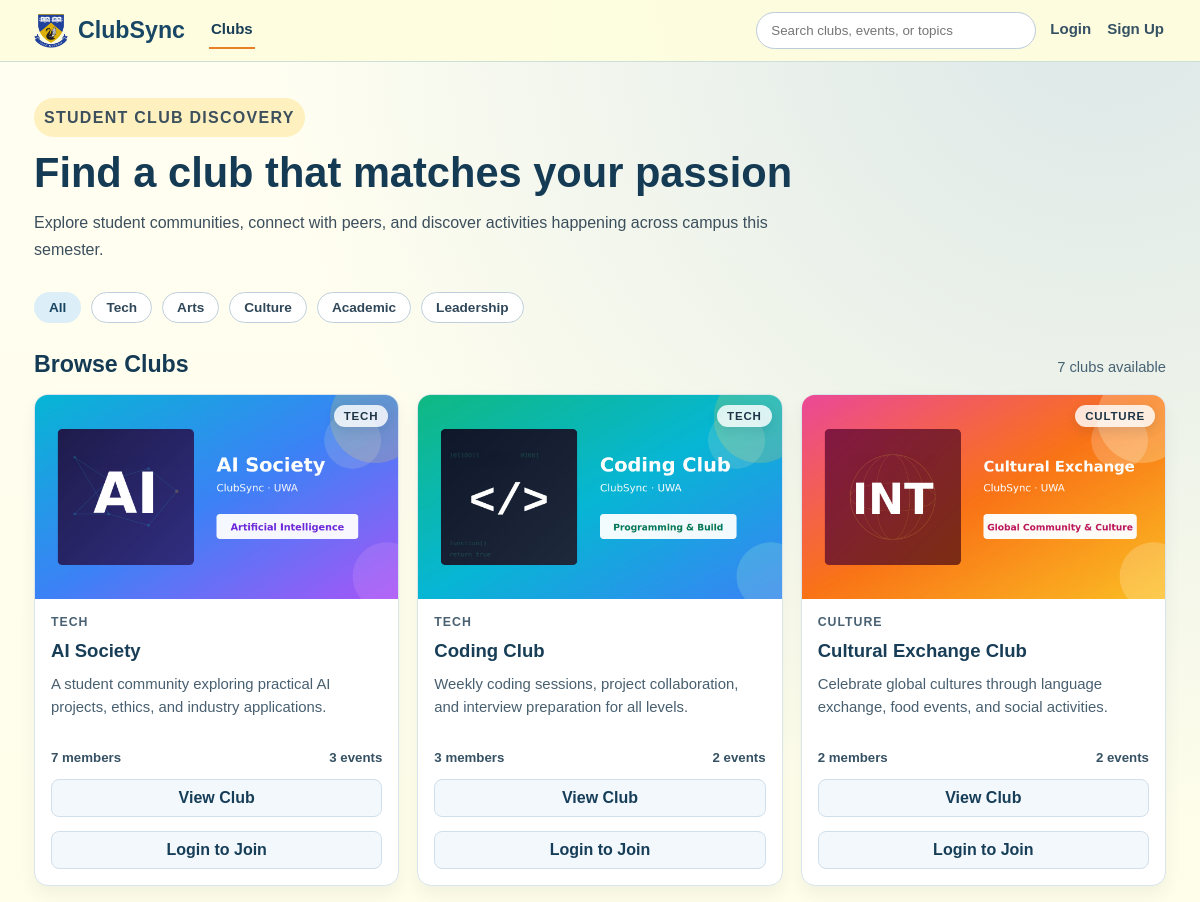
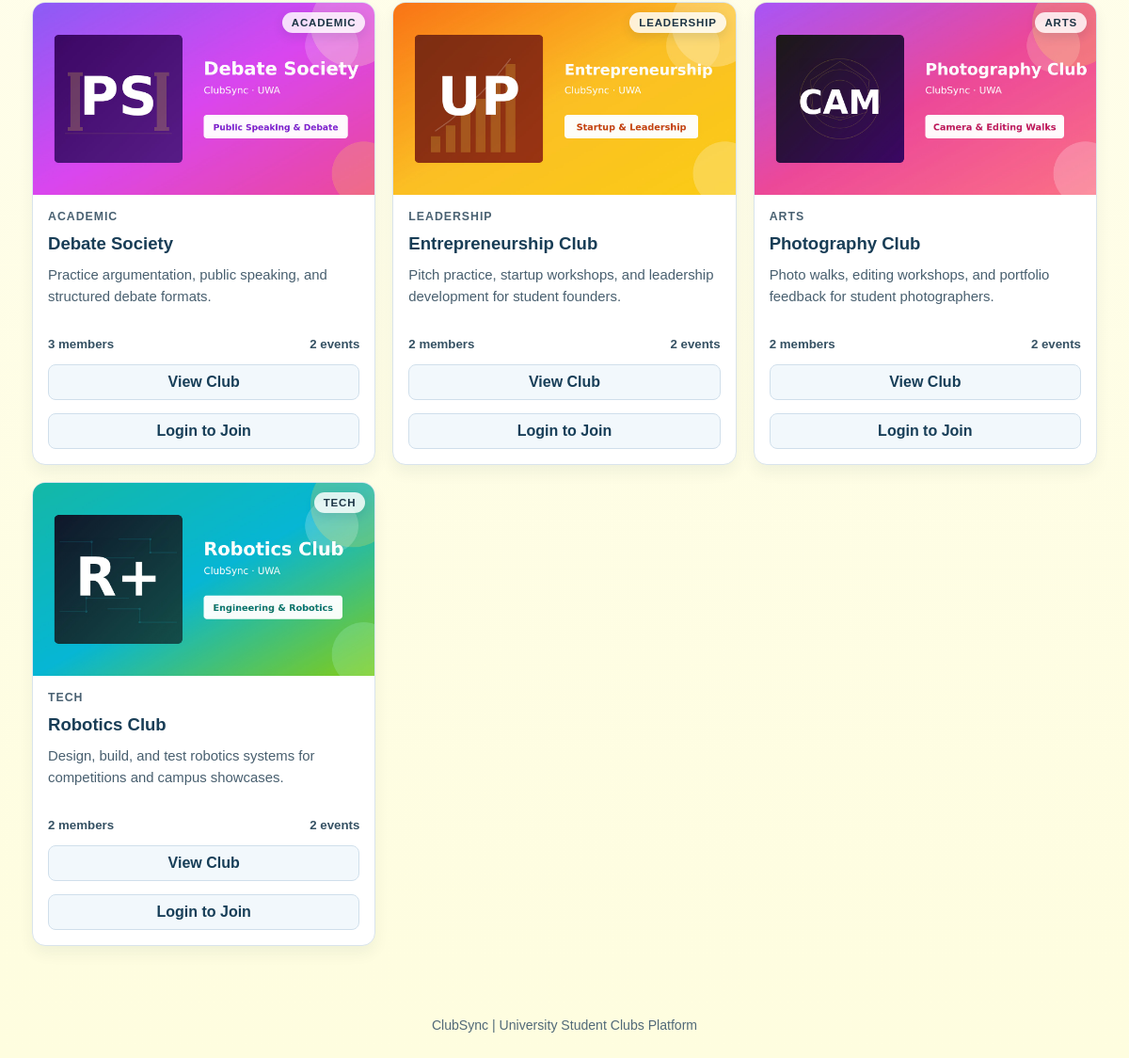
Page /clubs on the committed database (2 pictures, top to bottom).
### models/club.py (models this page shows)
class Club(db.Model):
    __tablename__ = "clubs"
    id = db.Column(db.Integer, primary_key=True)
    name = db.Column(db.String(100), nullable=False)
    description = db.Column(db.Text, nullable=False)
    category = db.Column(db.String(50), nullable=True)
    image_path = db.Column(db.String(255), nullable=True)
    events = db.relationship("Event", backref="club", cascade="all, delete")
    memberships = db.relationship("Membership", backref="club", cascade="all, delete")

### routes/clubs.py (the view)
@clubs_bp.route("/clubs")
def clubs():
    requested_category = request.args.get("category", "All", type=str).strip()
    selected_category = (
        requested_category if requested_category in CLUB_CATEGORIES else "All"
    )
    clubs_query = Club.query
    if selected_category != "All":
        clubs_query = clubs_query.filter(Club.category == selected_category)
    clubs_list = clubs_query.order_by(Club.name.asc()).all()
    current_user = _get_current_user()
    member_club_ids = _member_club_ids_for_user(current_user.id if current_user else None)
    club_summaries = []
    for club in clubs_list:
        events = sorted(club.events, key=lambda club_event: club_event.id)
        club_summaries.append(
            {
                "club": club,
                "member_count": len(club.memberships),
                "event_count": len(events),
                "is_member": club.id in member_club_ids,
            }
        )
    return render_template(
        "club_list.html",
        club_summaries=club_summaries,
        categories=CLUB_CATEGORIES,
        selected_category=selected_category,
    )

### app.py (called while the page is built)
@app.context_processor
def inject_navbar_access():
    user_id = session.get("user_id")
    user_is_admin = False
    if user_id:
        user = db.session.get(User, user_id)
        user_is_admin = bool(user and user.is_admin)
    return {
        "navbar_can_access_admin": bool(
            session.get("admin_logged_in") or user_is_admin
        )
    }

### routes/clubs.py (called while the page is built, shortened)
def _get_current_user():
    user_id = session.get("user_id")
    if not user_id:
        return None

def _member_club_ids_for_user(user_id):
    if not user_id:
        return set()
    memberships = Membership.query.filter_by(user_id=user_id).all()
    return {membership.club_id for membership in memberships}

### templates/club_list.html (shortened to what this page needs)
<!DOCTYPE html>
<html lang="en">
<head>
    <link rel="stylesheet" href="{{ url_for('static', filename='css/styles.css') }}">
    <link rel="stylesheet" href="{{ url_for('static', filename='css/alerts.css') }}">
    <link rel="stylesheet" href="{{ url_for('static', filename='css/club_list.css') }}">
</head>
<body class="clubs-page">
{% set active_page = 'clubs' %}
{% include "_site_header.html" %}
<main class="clubs-main">
    <section class="clubs-hero">
        <p class="clubs-kicker">Student Club Discovery</p>
        <h1>Find a club that matches your passion</h1>
        <p>
            Explore student communities, connect with peers, and discover activities happening across campus this semester.
        </p>
    </section>
    <section class="clubs-filter-row" aria-label="Club categories">
        {% for category in categories %}
            {% if category == 'All' %}
                {% set category_link = url_for('clubs.clubs') %}
            {% else %}
                {% set category_link = url_for('clubs.clubs', category=category) %}
            {% endif %}
            <a href="{{ category_link }}" class="filter-chip{% if selected_category == category %} active{% endif %}">
                {{ category }}
            </a>
        {% endfor %}
    </section>
    <section class="clubs-listing" aria-label="Club list">
        <div class="clubs-section-head">
            <h2>Browse Clubs</h2>
            <p>
                {{ club_summaries|length }} club{% if club_summaries|length != 1 %}s{% endif %}
                {% if selected_category != 'All' %}
                    in {{ selected_category }}
                {% else %}
                    available
                {% endif %}
            </p>
        </div>
        <div class="club-grid">
            {% set return_path = request.full_path if request.query_string else request.path %}
            {% set category_visual_map = {
                'Tech': 'club-visual--ai',
                'Arts': 'club-visual--photo',
                'Culture': 'club-visual--culture',
                'Academic': 'club-visual--debate',
                'Leadership': 'club-visual--entre'
            } %}
            {% if club_summaries %}
                {% for summary in club_summaries %}
                    <article class="club-card">
                        {% set category_name = summary.club.category if summary.club.category else 'Uncategorized' %}
                        <div class="club-visual {{ category_visual_map.get(summary.club.category, 'club-visual--coding') }}">
                            <img
                                class="club-visual-image"
                                src="{{ url_for('static', filename=summary.club.image_path if summary.club.image_path else 'images/clubs/default.png') }}"
                                alt="{{ summary.club.name }} image"
                                loading="lazy"
                            >
                            <span>{{ category_name }}</span>
                        </div>
                        <div class="club-card-body">
                            <p class="club-card-category">{{ category_name }}</p>
                            <h3>{{ summary.club.name }}</h3>
                            <p class="club-card-description">{{ summary.club.description }}</p>
                            <div class="club-card-meta">
                                <span>{{ summary.member_count }} member{% if summary.member_count != 1 %}s{% endif %}</span>
                                <span>{{ summary.event_count }} event{% if summary.event_count != 1 %}s{% endif %}</span>
                            </div>
                            <a href="{{ url_for('clubs.club_details', club_id=summary.club.id) }}" class="club-card-cta">View Club</a>
                            {% if session.get('user_id') %}
                                {% if summary.is_member %}
                                    <form method="POST" action="{{ url_for('clubs.leave_club', club_id=summary.club.id) }}">
                                        <input type="hidden" name="csrf_token" value="{{ csrf_token() }}">
                                        <input type="hidden" name="next" value="{{ return_path }}">
                                        <button type="submit" class="club-card-cta">Leave Club</button>
                                    </form>
                                {% else %}
                                    <form method="POST" action="{{ url_for('clubs.join_club', club_id=summary.club.id) }}">
                                        <input type="hidden" name="csrf_token" value="{{ csrf_token() }}">
                                        <input type="hidden" name="next" value="{{ return_path }}">
                                        <button type="submit" class="club-card-cta">Join Club</button>
                                    </form>
                                {% endif %}
                            {% else %}
                                <a href="{{ url_for('auth.login') }}" class="club-card-cta">Login to Join</a>
                            {% endif %}
                        </div>
                    </article>
                {% endfor %}
            {% endif %}
        </div>
    </section>
</main>
<footer class="clubs-footer">
    <p>ClubSync | University Student Clubs Platform</p>
</footer>
</body>
</html>

### static/css/styles.css (style rules this page uses)
:root { --primary: #73A5CA; --background: #FEFDDF; --accent: #FFC81E; --highlight: #E87F24; }
* { margin: 0; padding: 0; box-sizing: border-box; font-family: Arial, Helvetica, sans-serif; }
body { background-color: var(--background); }
.clubs-page { color: #22303d; min-height: 100vh; background: radial-gradient(circle at 92% 0%, rgba(115, 165, 202, 0.25), transparent 36%), linear-gradient(180deg, #fffef2 0%, var(--background) 100%); }
.clubs-kicker { display: inline-block; margin-bottom: 12px; background: rgba(255, 200, 30, 0.24); color: #5b3f08; font-size: 0.75rem; font-weight: 700; text-transform: uppercase; letter-spacing: 0.08em; border-radius: 999px; padding: 6px 10px; }
.club-card-category { font-size: 0.77rem; color: #496172; text-transform: uppercase; letter-spacing: 0.08em; font-weight: 700; }
.clubs-footer { margin-top: 38px; text-align: center; color: #516978; font-size: 0.88rem; padding: 18px 24px 28px; }

### static/css/club_list.css (style rules this page uses)
.clubs-main { max-width: 1180px; margin: 0 auto; padding: 36px 24px 20px; }
.clubs-hero { max-width: 760px; margin-bottom: 28px; }
.clubs-hero h1 { font-size: clamp(1.8rem, 4vw, 2.6rem); color: #143a54; margin-bottom: 12px; }
.clubs-hero p { font-size: 1rem; line-height: 1.7; color: #3c4f5d; }
.clubs-filter-row { display: flex; flex-wrap: wrap; gap: 10px; margin-bottom: 28px; }
.filter-chip { display: inline-block; border: 1px solid #c0cfdb; background: #fff; color: #2f4759; border-radius: 999px; padding: 7px 14px; font-size: 0.85rem; font-weight: 600; text-decoration: none; transition: background-color 0.2s ease, border-color 0.2s ease, color 0.2s ease; }
.filter-chip.active { border-color: transparent; background: #dceef8; color: #194560; }
.clubs-section-head { display: flex; align-items: baseline; justify-content: space-between; gap: 14px; margin-bottom: 16px; }
.clubs-section-head h2 { font-size: 1.45rem; color: #143a54; }
.clubs-section-head p { color: #476273; font-size: 0.92rem; }
.club-grid { display: grid; grid-template-columns: repeat(4, minmax(0, 1fr)); gap: 18px; align-items: stretch; }
.club-card { display: flex; flex-direction: column; width: 100%; min-width: 0; background: #fff; border-radius: 14px; overflow: hidden; border: 1px solid #d9e4ec; box-shadow: 0 8px 16px rgba(18, 49, 70, 0.06); transition: transform 0.2s ease, box-shadow 0.2s ease; }
.club-visual { position: relative; aspect-ratio: 16 / 9; min-height: 158px; overflow: hidden; padding: 10px; display: flex; justify-content: flex-end; align-items: flex-start; }
.club-visual-image { position: absolute; inset: 0; width: 100%; height: 100%; object-fit: cover; object-position: center; }
.club-visual span { position: relative; z-index: 1; font-size: 0.72rem; font-weight: 700; text-transform: uppercase; letter-spacing: 0.07em; color: #1c3445; background: rgba(255, 255, 255, 0.82); box-shadow: 0 4px 12px rgba(18, 49, 70, 0.12); border-radius: 999px; padding: 5px 10px; }
.club-visual--ai { background: linear-gradient(135deg, #93d4c7 0%, #dff8f2 100%); }
.club-visual--photo { background: linear-gradient(135deg, #f4bd7a 0%, #ffe8c8 100%); }
.club-visual--debate { background: linear-gradient(135deg, #d5b7f7 0%, #ece2fb 100%); }
.club-visual--entre { background: linear-gradient(135deg, #ffd37c 0%, #fff0cc 100%); }
.club-visual--culture { background: linear-gradient(135deg, #f8b6ad 0%, #fde4df 100%); }
.club-card-body { display: flex; flex-direction: column; gap: 11px; padding: 16px; }
.club-card-body h3 { color: #183d56; font-size: 1.16rem; }
.club-card-description { color: #485f6f; line-height: 1.55; font-size: 0.93rem; min-height: 66px; }
.club-card-meta { margin-top: auto; display: flex; justify-content: space-between; gap: 10px; color: #355163; font-size: 0.83rem; font-weight: 600; }
.club-card-cta { margin-top: 3px; display: inline-block; text-decoration: none; text-align: center; color: #173e58; background: #f2f8fc; border: 1px solid #d0dfeb; border-radius: 8px; padding: 9px 12px; font-weight: 700; transition: background-color 0.2s ease, border-color 0.2s ease; }
@media (max-width: 1200px) { .club-grid { grid-template-columns: repeat(3, minmax(0, 1fr)); } }

### rows in the picture
Club: image_path (picture), club_summaries "TECH", club_summaries "TECH", club.name "AI Society", club.description "A student community exploring practical AI projects, ethics, and industry applications."
Club: image_path (picture), club_summaries "TECH", club_summaries "TECH", club.name "Coding Club", club.description "Weekly coding sessions, project collaboration, and interview preparation for all levels."
Club: image_path (picture), club_summaries "CULTURE", club_summaries "CULTURE", club.name "Cultural Exchange Club", club.description "Celebrate global cultures through language exchange, food events, and social activities."
Club: image_path (picture), club_summaries "ACADEMIC", club_summaries "ACADEMIC", club.name "Debate Society", club.description "Practice argumentation, public speaking, and structured debate formats."
Club: image_path (picture), club_summaries "LEADERSHIP", club_summaries "LEADERSHIP", club.name "Entrepreneurship Club", club.description "Pitch practice, startup workshops, and leadership development for student founders."
Club: image_path (picture), club_summaries "ARTS", club_summaries "ARTS", club.name "Photography Club", club.description "Photo walks, editing workshops, and portfolio feedback for student photographers."
Club: image_path (picture), club_summaries "TECH", club_summaries "TECH", club.name "Robotics Club", club.description "Design, build, and test robotics systems for competitions and campus showcases."

### other values in the picture
{{ category }} "All" "Tech" "Arts" "Culture" "Academic" "Leadership"
{{ club_summaries|length }} "7"
{{ summary.member_count }} "7" "3" "2" "3" "2" "2" "2"
{{ summary.event_count }} "3" "2" "2" "2" "2" "2" "2"
